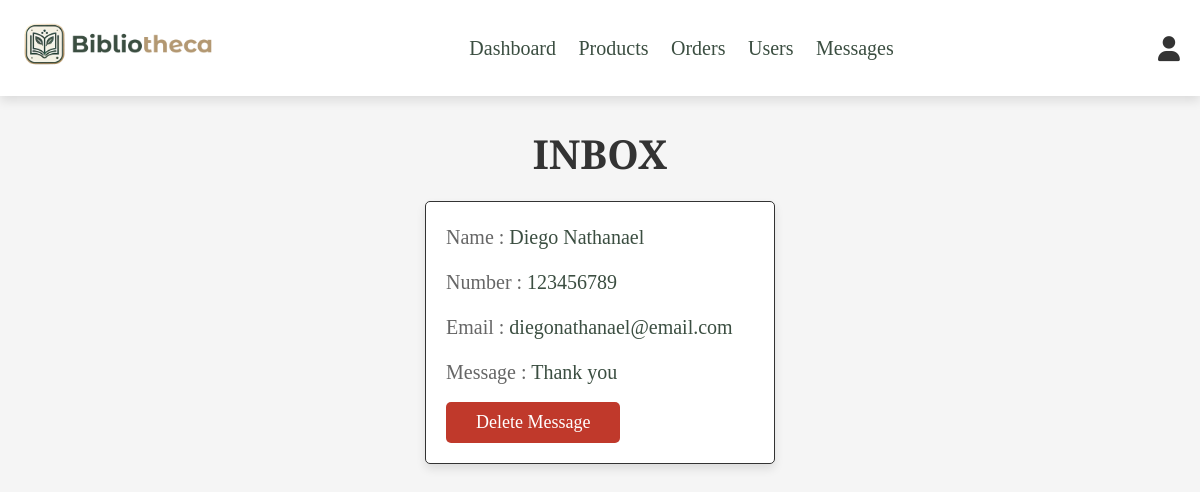
Page /admin_contacts.php (signed in) on the committed database.
### tables this page shows
CREATE TABLE `message` (
  `id` int NOT NULL,
  `user_id` int NOT NULL,
  `name` varchar(100) NOT NULL,
  `email` varchar(100) NOT NULL,
  `number` varchar(12) NOT NULL,
  `message` varchar(500) NOT NULL
);

### admin_contacts.php (the view, shortened to what this page needs)
<?php
include 'config.php';
?>
<!DOCTYPE html>
<html lang="en">
<head>
   <link rel="stylesheet" href="https://cdnjs.cloudflare.com/ajax/libs/font-awesome/6.0.0/css/all.min.css">
   <link rel="stylesheet" href="css/admin_style.css">
</head>
<body>
<?php include 'admin_header.php'; ?>
<section class="messages">
   <h1 class="title"> Inbox</h1>
   <div class="box-container">
   <?php
      $select_message = mysqli_query($conn, "SELECT * FROM `message`") or die('query failed');
      if(mysqli_num_rows($select_message) > 0){
         while($fetch_message = mysqli_fetch_assoc($select_message)){
   ?>
   <div class="box">
      <p> Name : <span><?php echo $fetch_message['name']; ?></span> </p>
      <p> Number : <span><?php echo $fetch_message['number']; ?></span> </p>
      <p> Email : <span><?php echo $fetch_message['email']; ?></span> </p>
      <p> Message : <span><?php echo $fetch_message['message']; ?></span> </p>
      <a href="admin_contacts.php?delete=<?php echo $fetch_message['id']; ?>" onclick="return confirm('Delete this message?');" class="delete-btn">delete message</a>
   </div>
   <?php
      };
   }else{
      echo '<p class="empty">You have no messages!</p>';
   }
   ?>
   </div>
</section>
</body>
</html>

### css/admin_style.css (style rules this page uses)
:root { --green:#3B4E41; --gold:#B39872; --red:#c0392b; --black:#333; --white:#fff; --light-color:#666; --light-white:#ccc; --light-bg:#f5f5f5; --border:.1rem solid var(--black); --box-shadow:0 .5rem 1rem rgba(0,0,0,.1); }
* { font-family: 'Playfair Display', serif; margin:0; padding:0; box-sizing: border-box; outline: none; border:none; text-decoration: none; transition:all .2s linear; }
html { font-size: 62.5%; overflow-x: hidden; }
body { background-color: var(--light-bg); }
section { padding:3rem 2rem; }
.title { text-align: center; margin-bottom: 2rem; text-transform: uppercase; color:var(--black); font-size: 4rem; }
.btn, .option-btn, .delete-btn, .white-btn { display: inline-block; margin-top: 1rem; padding:1rem 3rem; cursor: pointer; color:var(--white); font-size: 1.8rem; border-radius: .5rem; text-transform: capitalize; }
.delete-btn { background-color: var(--red); }
.messages .box-container { display: grid; grid-template-columns: repeat(auto-fit, 35rem); justify-content: center; gap:1.5rem; max-width: 1200px; margin:0 auto; align-items: flex-start; }
.messages .box-container .box { background-color: var(--white); padding:2rem; border:var(--border); box-shadow: var(--box-shadow); border-radius: .5rem; }
.messages .box-container .box p { padding-bottom: 1.5rem; font-size: 2rem; color:var(--light-color); line-height: 1.5; }
.messages .box-container .box p span { color:var(--green); }
.messages .box-container .box .delete-btn { margin-top: 0; }

### rows in the picture
message: name "Diego Nathanael", number "123456789", email "diegonathanael@email.com", message "Thank you"
